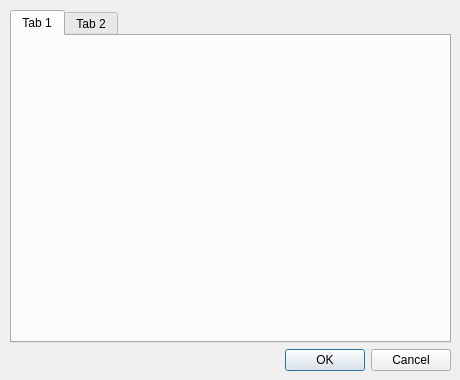
<?xml version="1.0" encoding="UTF-8"?>
<ui version="4.0">
 <class>DChoquesBolas</class>
 <widget class="QDialog" name="DChoquesBolas">
  <property name="geometry">
   <rect>
    <x>0</x>
    <y>0</y>
    <width>460</width>
    <height>380</height>
   </rect>
  </property>
  <property name="windowTitle">
   <string>Dialog</string>
  </property>
  <widget class="QWidget" name="layoutWidget">
   <property name="geometry">
    <rect>
     <x>10</x>
     <y>10</y>
     <width>441</width>
     <height>361</height>
    </rect>
   </property>
   <layout class="QVBoxLayout" name="verticalLayout">
    <item>
     <widget class="QTabWidget" name="tabChoques">
      <widget class="QWidget" name="tab">
       <attribute name="title">
        <string>Tab 1</string>
       </attribute>
      </widget>
      <widget class="QWidget" name="tab_2">
       <attribute name="title">
        <string>Tab 2</string>
       </attribute>
      </widget>
     </widget>
    </item>
    <item>
     <widget class="QDialogButtonBox" name="buttonBox">
      <property name="orientation">
       <enum>Qt::Horizontal</enum>
      </property>
      <property name="standardButtons">
       <set>QDialogButtonBox::Cancel|QDialogButtonBox::Ok</set>
      </property>
     </widget>
    </item>
   </layout>
  </widget>
 </widget>
 <resources/>
 <connections>
  <connection>
   <sender>buttonBox</sender>
   <signal>accepted()</signal>
   <receiver>DChoquesBolas</receiver>
   <slot>accept()</slot>
   <hints>
    <hint type="sourcelabel">
     <x>248</x>
     <y>254</y>
    </hint>
    <hint type="destinationlabel">
     <x>157</x>
     <y>274</y>
    </hint>
   </hints>
  </connection>
  <connection>
   <sender>buttonBox</sender>
   <signal>rejected()</signal>
   <receiver>DChoquesBolas</receiver>
   <slot>reject()</slot>
   <hints>
    <hint type="sourcelabel">
     <x>316</x>
     <y>260</y>
    </hint>
    <hint type="destinationlabel">
     <x>286</x>
     <y>274</y>
    </hint>
   </hints>
  </connection>
 </connections>
</ui>
